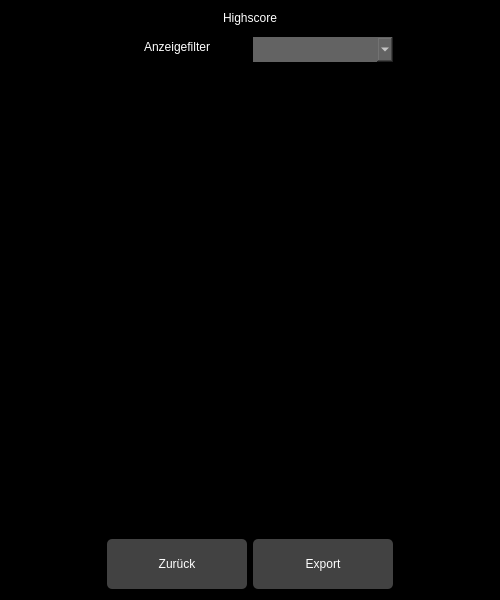
<?xml version="1.0" encoding="UTF-8"?>
<ui version="4.0">
 <class>HSWidget</class>
 <widget class="QWidget" name="HSWidget">
  <property name="geometry">
   <rect>
    <x>0</x>
    <y>0</y>
    <width>500</width>
    <height>600</height>
   </rect>
  </property>
  <property name="sizePolicy">
   <sizepolicy hsizetype="Preferred" vsizetype="Preferred">
    <horstretch>0</horstretch>
    <verstretch>0</verstretch>
   </sizepolicy>
  </property>
  <property name="windowTitle">
   <string>MenuWidget</string>
  </property>
  <property name="styleSheet">
   <string notr="true">background-color: rgb(0, 0, 0);
border: 0;</string>
  </property>
  <layout class="QHBoxLayout" name="horizontalLayout">
   <item>
    <spacer name="horizontalSpacer">
     <property name="orientation">
      <enum>Qt::Horizontal</enum>
     </property>
     <property name="sizeHint" stdset="0">
      <size>
       <width>40</width>
       <height>20</height>
      </size>
     </property>
    </spacer>
   </item>
   <item>
    <layout class="QVBoxLayout" name="verticalLayout">
     <item>
      <widget class="QLabel" name="label_HSTitle">
       <property name="styleSheet">
        <string notr="true">font: 75 16pt &quot;Verdana&quot;;
color: #FFF;
margin-bottom: 6px;</string>
       </property>
       <property name="text">
        <string>Highscore</string>
       </property>
       <property name="alignment">
        <set>Qt::AlignCenter</set>
       </property>
      </widget>
     </item>
     <item>
      <layout class="QHBoxLayout" name="horizontalLayout_2">
       <item>
        <widget class="QLabel" name="label_HSSortieren">
         <property name="styleSheet">
          <string notr="true">font: 75 12pt &quot;Verdana&quot;;
color: #FFF;
margin-bottom: 6px;</string>
         </property>
         <property name="text">
          <string>Anzeigefilter</string>
         </property>
         <property name="alignment">
          <set>Qt::AlignCenter</set>
         </property>
        </widget>
       </item>
       <item>
        <widget class="QComboBox" name="comboBox_HSSotieren">
         <property name="styleSheet">
          <string notr="true">background-color: #636363;
font: 75 12pt &quot;Verdana&quot;;
color: #FFF;
height: 25px;
padding: 0px;</string>
         </property>
        </widget>
       </item>
      </layout>
     </item>
     <item>
      <widget class="QGraphicsView" name="graphicsViewHS"/>
     </item>
     <item>
      <layout class="QHBoxLayout" name="horizontalLayout_3">
       <item>
        <widget class="QPushButton" name="pushButton_HSBack">
         <property name="focusPolicy">
          <enum>Qt::NoFocus</enum>
         </property>
         <property name="styleSheet">
          <string notr="true">background-color: #424242;
font: 75 12pt &quot;Verdana&quot;;
color: #FFF;
height: 50px;
min-width: 140px;
border-radius: 5px;</string>
         </property>
         <property name="text">
          <string>Zurück</string>
         </property>
        </widget>
       </item>
       <item>
        <widget class="QPushButton" name="pushButton_HSExport">
         <property name="focusPolicy">
          <enum>Qt::NoFocus</enum>
         </property>
         <property name="styleSheet">
          <string notr="true">background-color: #424242;
font: 75 12pt &quot;Verdana&quot;;
color: #FFF;
height: 50px;
min-width: 140px;
border-radius: 5px;</string>
         </property>
         <property name="text">
          <string>Export</string>
         </property>
        </widget>
       </item>
      </layout>
     </item>
    </layout>
   </item>
   <item>
    <spacer name="horizontalSpacer_2">
     <property name="orientation">
      <enum>Qt::Horizontal</enum>
     </property>
     <property name="sizeHint" stdset="0">
      <size>
       <width>40</width>
       <height>20</height>
      </size>
     </property>
    </spacer>
   </item>
  </layout>
 </widget>
 <layoutdefault spacing="6" margin="11"/>
 <resources/>
 <connections/>
</ui>
